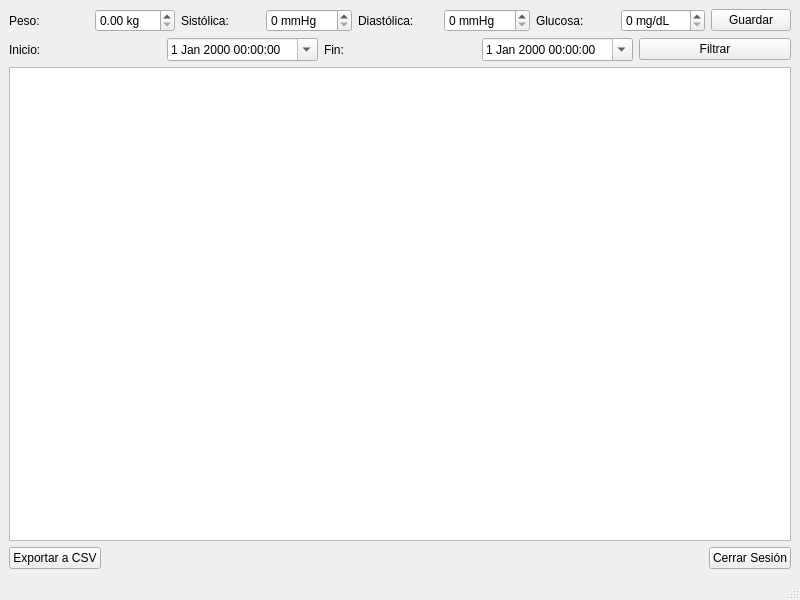
<?xml version="1.0" encoding="UTF-8"?>
<ui version="4.0">
 <class>MainWindow</class>
 <widget class="QMainWindow" name="MainWindow">
  <property name="geometry">
   <rect>
    <x>0</x>
    <y>0</y>
    <width>800</width>
    <height>600</height>
   </rect>
  </property>
  <property name="windowTitle">
   <string>Rastreador de Salud</string>
  </property>
  <widget class="QWidget" name="centralwidget">
   <layout class="QVBoxLayout" name="verticalLayout">
    <item>
     <layout class="QHBoxLayout" name="horizontalLayoutInput">
      <item>
       <widget class="QLabel" name="lblPeso">
        <property name="text">
         <string>Peso:</string>
        </property>
       </widget>
      </item>
      <item>
       <widget class="QDoubleSpinBox" name="spPeso">
        <property name="suffix">
         <string> kg</string>
        </property>
        <property name="maximum">
         <double>300.0</double>
        </property>
       </widget>
      </item>
      <item>
       <widget class="QLabel" name="lblSis">
        <property name="text">
         <string>Sistólica:</string>
        </property>
       </widget>
      </item>
      <item>
       <widget class="QSpinBox" name="spSis">
        <property name="suffix">
         <string> mmHg</string>
        </property>
        <property name="maximum">
         <number>300</number>
        </property>
       </widget>
      </item>
      <item>
       <widget class="QLabel" name="lblDia">
        <property name="text">
         <string>Diastólica:</string>
        </property>
       </widget>
      </item>
      <item>
       <widget class="QSpinBox" name="spDia">
        <property name="suffix">
         <string> mmHg</string>
        </property>
        <property name="maximum">
         <number>300</number>
        </property>
       </widget>
      </item>
      <item>
       <widget class="QLabel" name="lblGlu">
        <property name="text">
         <string>Glucosa:</string>
        </property>
       </widget>
      </item>
      <item>
       <widget class="QSpinBox" name="spGlu">
        <property name="suffix">
         <string> mg/dL</string>
        </property>
        <property name="maximum">
         <number>600</number>
        </property>
       </widget>
      </item>
      <item>
       <widget class="QPushButton" name="btnGuardar">
        <property name="text">
         <string>Guardar</string>
        </property>
       </widget>
      </item>
     </layout>
    </item>
    <item>
     <layout class="QHBoxLayout" name="horizontalLayoutFilter">
      <item>
       <widget class="QLabel" name="lblIni">
        <property name="text">
         <string>Inicio:</string>
        </property>
       </widget>
      </item>
      <item>
       <widget class="QDateTimeEdit" name="fechaIni">
        <property name="calendarPopup">
         <bool>true</bool>
        </property>
       </widget>
      </item>
      <item>
       <widget class="QLabel" name="lblFin">
        <property name="text">
         <string>Fin:</string>
        </property>
       </widget>
      </item>
      <item>
       <widget class="QDateTimeEdit" name="fechaFin">
        <property name="calendarPopup">
         <bool>true</bool>
        </property>
       </widget>
      </item>
      <item>
       <widget class="QPushButton" name="btnFiltrar">
        <property name="text">
         <string>Filtrar</string>
        </property>
       </widget>
      </item>
     </layout>
    </item>
    <item>
     <widget class="QTableView" name="tabla"/>
    </item>
    <item>
     <layout class="QHBoxLayout" name="horizontalLayoutActions">
      <item>
       <widget class="QPushButton" name="btnExportar">
        <property name="text">
         <string>Exportar a CSV</string>
        </property>
       </widget>
      </item>
      <item>
       <spacer name="horizontalSpacer">
        <property name="orientation">
         <enum>Qt::Horizontal</enum>
        </property>
        <property name="sizeHint" stdset="0">
         <size>
          <width>40</width>
          <height>20</height>
         </size>
        </property>
       </spacer>
      </item>
      <item>
       <widget class="QPushButton" name="btnLogout">
        <property name="text">
         <string>Cerrar Sesión</string>
        </property>
       </widget>
      </item>
     </layout>
    </item>
   </layout>
  </widget>
  <widget class="QMenuBar" name="menubar">
   <property name="geometry">
    <rect>
     <x>0</x>
     <y>0</y>
     <width>800</width>
     <height>22</height>
    </rect>
   </property>
  </widget>
  <widget class="QStatusBar" name="statusbar"/>
 </widget>
 <resources/>
 <connections/>
</ui>
